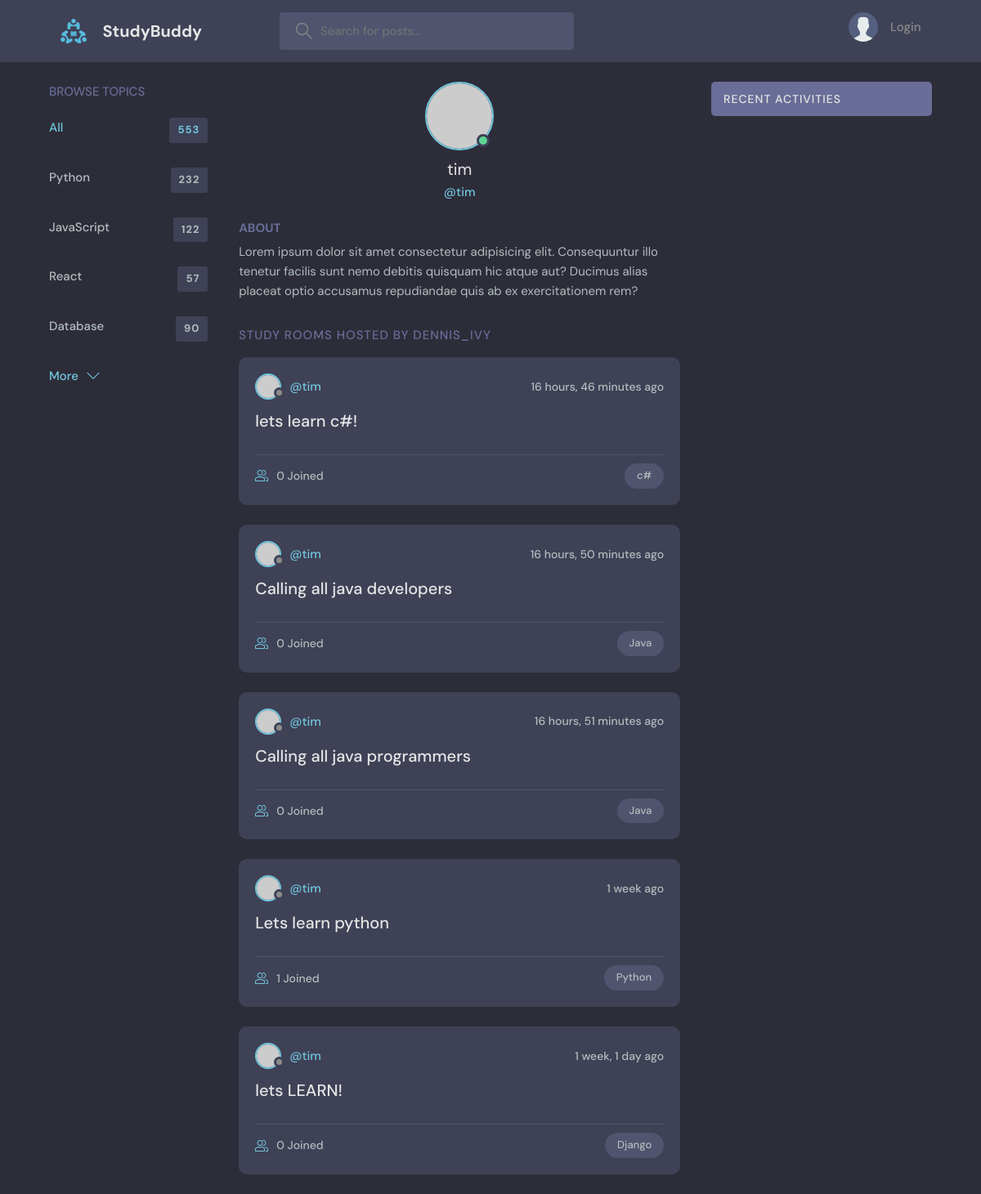
The app's page /profile/2/ with its own data.
### base/models.py (models this page shows, shortened)
class Room(models.Model):
    host =  models.ForeignKey(User, on_delete = models.SET_NULL, null=True)
    topic = models.ForeignKey(Topic, on_delete = models.SET_NULL, null=True)
    name = models.CharField(max_length=200)
    description = models.TextField(null=True, blank=True)
    participants = models.ManyToManyField(User, related_name='participants', blank=True)
    update = models.DateTimeField(auto_now=True) # will be used in the class Meta
    created = models.DateTimeField(auto_now_add=True) # will be used in the class Meta
    class Meta:
        ordering = ['-update', '-created'] #with "-" means updated order

class Topic(models.Model):
    name=models.CharField(max_length=200)

### base/views.py (the view)
# urls.py: path('profile/<str:pk>/', views.userProfile, name='user-profile'),
def userProfile(request, pk):
    user = User.objects.get(id=pk)
    rooms = user.room_set.all()
    room_message = user.message_set.all()
    topics= Topic.objects.all()
    context={'user':user, 'rooms':rooms, 'room_messagesd':room_message, 'topics':topics}
    return render(request, 'base/profile.html', context)

### base/templates/base/profile.html (shortened to what this page needs)
{% extends 'main.html' %}
{% block content %}
<main class="profile-page layout layout--3">
    <div class="container">
        <div class="topics">
            <div class="topics__header">
                <h2>Browse Topics</h2>
            </div>
            <ul class="topics__list">
                <li>
                    <a href="/" class="active">All <span>553</span></a>
                </li>
                <li>
                    <a href="/">Python <span>232</span></a>
                </li>
                <li>
                    <a href="/">JavaScript <span>122</span></a>
                </li>
                <li>
                    <a href="/">React <span>57</span></a>
                </li>
                <li>
                    <a href="/">Database <span>90</span></a>
                </li>
            </ul>
            <button class="btn btn--link" href="/">
                More
                <svg version="1.1" xmlns="http://www.w3.org/2000/svg" width="32" height="32" viewBox="0 0 32 32">
                    <title>chevron-down</title>
                    <path d="M16 21l-13-13h-3l16 16 16-16h-3l-13 13z"></path>
                </svg>
            </button>
        </div>
        <div class="roomList">
            <div class="profile">
                <div class="profile__avatar">
                    <div class="avatar avatar--large active">
                        <img src="https://randomuser.me/api/portraits/men/11.jpg" />
                    </div>
                </div>
                <div class="profile__info">
                    <h3>{{user.username}}</h3>
                    <p>@{{user.username}}</p>
                </div>
                <div class="profile__about">
                    <h3>About</h3>
                    <p>
                        Lorem ipsum dolor sit amet consectetur adipisicing elit. Consequuntur illo tenetur
                        facilis sunt nemo debitis quisquam hic atque aut? Ducimus alias placeat optio
                        accusamus repudiandae quis ab ex exercitationem rem?
                    </p>
                </div>
            </div>
            <div class="roomList__header">
                <div>
                    <h2>Study Rooms Hosted by dennis_ivy</a>
                    </h2>
                </div>
            </div>
            {% include 'base/feed_components.html' %}
        </div>
        {% include 'base/activity_components.html' %}
    </div>
</main>
{% endblock content %}

### templates/main.html (shortened to what this page needs)
<!DOCTYPE html>
{% load static %}
<html lang="en">
<head>
    <link rel="stylesheet" href="{% static 'styles/style.css' %}" />
</head>
<body>
    {% include 'navbar.html' %}
    {% block content %}
    {% endblock %}
</body>
</html>

### templates/navbar.html (shortened to what this page needs)
{% load static %}
<header class="header header--loggedIn">
    <div class="container">
        <a href="{% url 'home' %}" class="header__logo">
            <img src="{% static 'images/logo.svg' %}" />
            <h1>StudyBuddy</h1>
        </a>
        <form class="header__search" method="GET" action="{% url 'home' %}">
            <label>
                <input name="q" placeholder="Search for posts..." />
            </label>
        </form>
        <nav class="header__menu">
            {% if request.user.is_authenticated %}
            <div class="header__user">
                <a href="{% url 'update-user' %}">
                    <div class="avatar avatar--medium active">
                        <img src="https://randomuser.me/api/portraits/men/37.jpg" />
                    </div>
                    <p>{{request.user.username}}<span>@{{request.user.username}}</span></p>
                </a>
                <button class="dropdown-button">
                    <svg version="1.1" xmlns="http://www.w3.org/2000/svg" width="32" height="32" viewBox="0 0 32 32">
                        <title>chevron-down</title>
                        <path d="M16 21l-13-13h-3l16 16 16-16h-3l-13 13z"></path>
                    </svg>
                </button>
            </div>
            {% else%}
            <a href="{% url 'login' %}">
                <img src="{% static 'images/avatar.svg' %}" />
                <p>Login</p>
            </a>
            {% endif %}
        </nav>
    </div>
</header>

### base/templates/base/feed_components.html (shortened to what this page needs)
{% for room in rooms %}
<div class="roomListRoom">
    <div class="roomListRoom__header">
        <a href="{% url 'user-profile' room.id %}" class="roomListRoom__author">
            <div class="avatar avatar--small">
                <img src="https://randomuser.me/api/portraits/women/11.jpg" />
            </div>
            <span>@{{room.host.username}}</span>
        </a>
        <div class="roomListRoom__actions">
            <span>{{room.created|timesince}} ago</span>
        </div>
    </div>
    <div class="roomListRoom__content">
        <a href="{% url 'room' room.id %}">{{room.name}}</a>
    </div>
    <div class="roomListRoom__meta">
        <a href="{% url 'room' room.id %}" class="roomListRoom__joined">
            {{room.participants.all.count}} Joined
        </a>
        <p class="roomListRoom__topic">{{room.topic.name}}</p>
    </div>
</div>
{% endfor %}

### base/templates/base/activity_components.html (shortened to what this page needs)
<div class="activities">
    <div class="activities__header">
        <h2>Recent Activities</h2>
    </div>
</div>

### records on screen
Room: host.username "tim", created "16 hours, 46 minutes", name "lets learn c#!", participants.all.count "0", topic.name "c#"
Room: host.username "tim", created "16 hours, 50 minutes", name "Calling all java developers", participants.all.count "0", topic.name "Java"
Room: host.username "tim", created "16 hours, 51 minutes", name "Calling all java programmers", participants.all.count "0", topic.name "Java"
Room: host.username "tim", created "1 week", name "Lets learn python", participants.all.count "1", topic.name "Python"
Room: host.username "tim", created "1 week, 1 day", name "lets LEARN!", participants.all.count "0", topic.name "Django"

### other values on screen
{{ user.username }} "tim"
